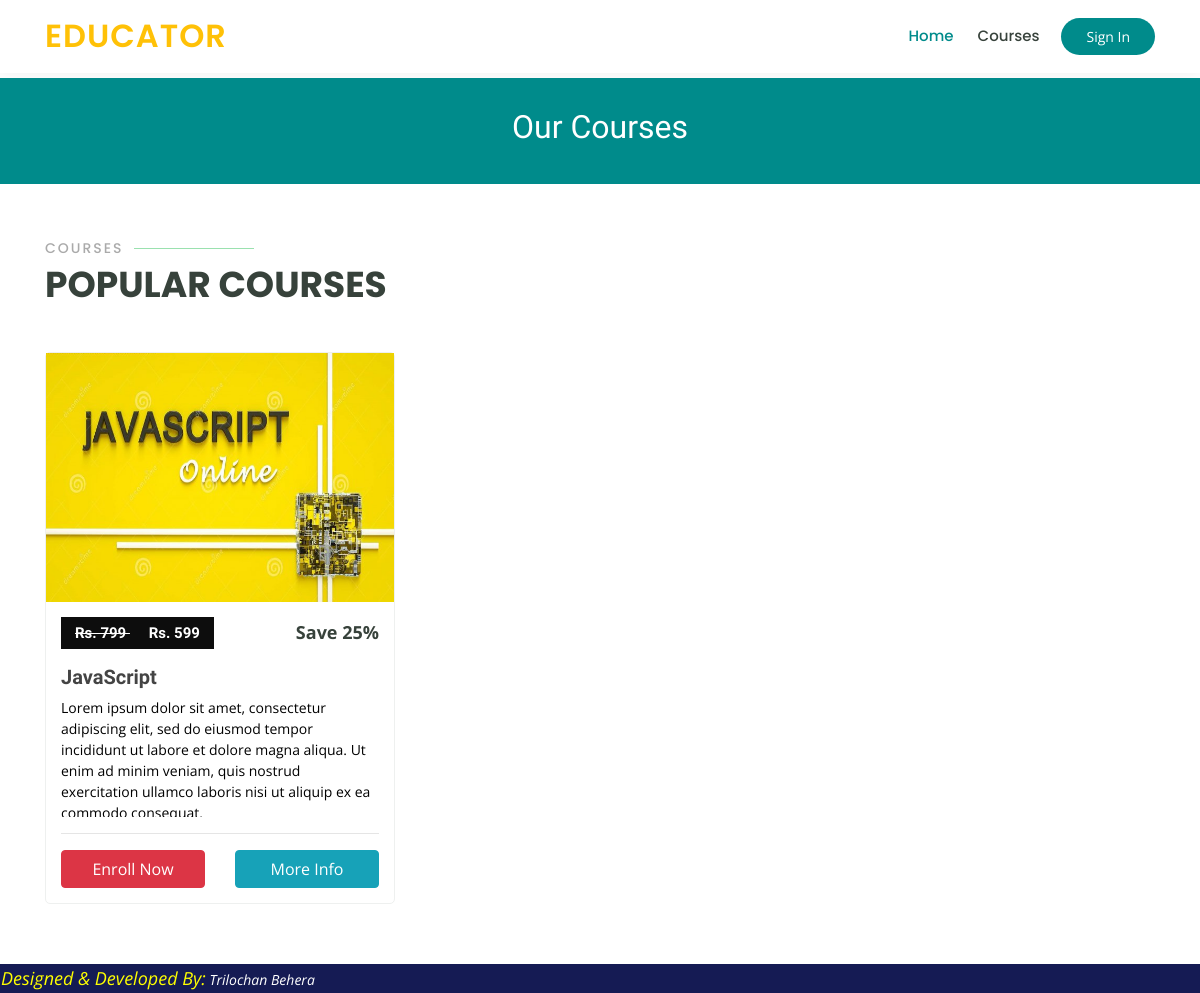
Page /courses/ on the committed database.
### Educator/models.py (models this page shows, shortened)
class Course(models.Model):
    course_name= models.CharField(max_length=100, null=False)
    slug= models.CharField(max_length=100, null=False, unique=True)
    course_image= models.ImageField(upload_to='Course_images')
    course_length=models.IntegerField(null=False)
    description= models.TextField(null=False)
    price= models.IntegerField(null=False)
    discount=models.IntegerField(null=False,default=0)
    resource=models.FileField(upload_to='resource')
    date=models.DateTimeField(auto_now_add=True)
    active=models.BooleanField(default=False)

### Educator/views.py (the view)
# urls.py: path('courses/',views.courses, name="courses"),
def courses(request):
    course= Course.objects.all()
    return render(request,'courses.html',{'course':course})

### Educator/templatetags/custom_tags.py (called while the page is built, shortened)
@register.simple_tag
def Price_After_discount(price,discount):
    if discount is None or discount is 0:
        return price
    else:
        sellprice=price
        sellprice=price-(price* discount * 0.01)
        return math.floor(sellprice)

@register.filter
def rupee(price):
    return f'Rs. {price}'

@register.simple_tag
def is_enrolled(request,course):
    user=None
    if request.user.is_authenticated is False:
        return False

### Educator/templates/courses.html (shortened to what this page needs)
{% load static %}
{% load custom_tags %}
<!DOCTYPE html>
<html lang="en">
<head>
  <link rel="stylesheet" href="https://cdnjs.cloudflare.com/ajax/libs/font-awesome/4.7.0/css/font-awesome.min.css">
  <link href=" {% static 'css/bootstrap.css' %} " rel="stylesheet">
  <link href=" {% static 'css/icofont/icofont.css' %}  " rel="stylesheet">
  <link href=" {% static 'css/style.css' %} " rel="stylesheet">
</head>
<body>
  <header id="header">
    <div class="container d-flex align-items-center">
      <h1 class="logo mr-auto"><a href="/">Educator</a></h1>
      {% if user.is_authenticated %}
      <nav class="nav-menu d-none d-lg-block">
        <ul>
          <li class="active"><a href="/">Home</a></li>
          <li><a href="#courses">Courses</a></li>
          <li><a href="/my_courses">My Courses</a></li>
        </ul>
      </nav>
     <span class="kanha ml-5"> Hello, {{user.username}} </span>  <a href="/logout" class="get-started-btn">Sign Out</a>
      {% else %}
      <nav class="nav-menu d-none d-lg-block">
        <ul>
          <li class="active"><a href="/">Home</a></li>
          <li><a href="#courses">Courses</a></li>
        </ul>
      </nav>
      <a href="/login" class="get-started-btn">Sign In</a>
      {% endif %}
    </div>
  </header>
  <main id="main">
    <div class="breadcrumbs" data-aos="fade-in">
      <div class="container">
        <h2>Our Courses</h2>
      </div>
    </div>
    <section id="courses" class="courses">
        <div class="container" data-aos="fade-up">
          <div class="section-title">
            <h2>Courses</h2>
            <p>Popular Courses</p>
          </div>
          <div class="row" data-aos="zoom-in" data-aos-delay="100">
            {% for courses in course %}
            <div class="col-lg-4 col-md-6 d-flex align-items-stretch">
              <div class="course-item">
                <img src="{{courses.course_image.url}}" class="img-fluid"  >
                <div class="course-content">
                  <div class="d-flex justify-content-between align-items-center mb-3">
                    <h4> <del> {{courses.price|rupee}} </del> &nbsp;&nbsp;&nbsp;&nbsp; {% Price_After_discount  courses.price courses.discount as value %}{{value |rupee}} </h4>
                    <p class="price">Save  {{courses.discount}}%</p>
                  </div>
                  <h3>{{courses.course_name}}</h3>
                  <p style="height:120px;overflow-y: scroll;">{{courses.description}}</p>
                  <hr>
                  {% is_enrolled request courses as enroll%}
                  <div class="row">
                    {% if enroll %}
                    <div class="col-6"><button class="btn btn-success"><font color="#fff">&nbsp;&nbsp;Enrolled <i class="fa fa-check-circle"></i>&nbsp;&nbsp; </font></button></div>
                    <div class="col-6"><a href="/course-details/{{courses.slug}}" class="btn btn-warning btn-block"> <font color='#fff'> Start Course</font></a></div>
                    {% else %}
                    <div class="col-6"><a href="/check-out/{{courses.slug}}" class="btn btn-danger btn-block"> <font color='#fff'> Enroll Now </font></a></div>
                    <div class="col-6"><a href="/course-details/{{courses.slug}}" class="btn btn-info btn-block"> <font color='#fff'> More Info </font></a></div>
                    {% endif %}
                  </div>
                </div>
              </div>
            </div>
            {% endfor %}
          </div>
        </div>
      </section>
    </main>
<footer id="footer">
    <table width="100%" height="20" >
      <tr bgcolor="151B54">
          <td><font color="yellow" size="4"><i><marquee behavior="alternate">Designed & Developed By:</font><font color="white"> Trilochan Behera</font></marquee></i></font></td>
      </tr>
    </table>
</footer>
</body>
</html>

### Educator/static/css/style.css (style rules this page uses)
body { font-family: "Open Sans", sans-serif; color: #444444; }
a { color: #fff; }
h1, h2, h3, h4, h5, h6 { font-family: "Raleway", sans-serif; }
#header { background: #fff; transition: all 0.5s; z-index: 997; padding: 15px 0; box-shadow: 0px 0 18px rgba(55, 66, 59, 0.08); }
#header .logo { font-size: 32px; margin: 0; padding: 0; line-height: 1; font-weight: 600; letter-spacing: 1px; text-transform: uppercase; font-family: "Poppins", sans-serif; }
#header .logo a { color: #ffc107; }
.nav-menu ul { margin: 0; padding: 0; list-style: none; }
.nav-menu > ul { display: flex; }
.nav-menu > ul > li { position: relative; white-space: nowrap; padding: 10px 0 10px 24px; }
.nav-menu a { display: block; position: relative; color: #37423b; transition: 0.3s; font-size: 15px; font-family: "Poppins", sans-serif; font-weight: 500; }
.nav-menu a:hover, .nav-menu .active > a, .nav-menu li:hover > a { color: darkcyan; }
.get-started-btn { margin-left: 22px; background: darkcyan; color: #fff; border-radius: 50px; padding: 8px 25px; white-space: nowrap; transition: 0.3s; font-size: 14px; display: inline-block; }
.mobile-nav { position: fixed; top: 55px; right: 15px; bottom: 15px; left: 15px; z-index: 9999; overflow-y: auto; background: #fff; transition: ease-in-out 0.2s; opacity: 0; visibility: hidden; border-radius: 10px; padding: 10px 0; }
.mobile-nav * { margin: 0; padding: 0; list-style: none; }
.mobile-nav a { display: block; position: relative; color: #37423b; padding: 10px 20px; font-weight: 500; outline: none; }
.mobile-nav a:hover, .mobile-nav .active > a, .mobile-nav li:hover > a { color: darkcyan; text-decoration: none; }
section { padding: 60px 0; overflow: hidden; }
.section-title { padding-bottom: 40px; }
.section-title h2 { font-size: 14px; font-weight: 500; padding: 0; line-height: 1px; margin: 0 0 5px 0; letter-spacing: 2px; text-transform: uppercase; color: #aaaaaa; font-family: "Poppins", sans-serif; }
.section-title h2::after { content: ""; width: 120px; height: 1px; display: inline-block; background: #9ae1af; margin: 4px 10px; }
.section-title p { margin: 0; margin: 0; font-size: 36px; font-weight: 700; text-transform: uppercase; font-family: "Poppins", sans-serif; color: #37423b; }
.breadcrumbs { margin-top: 5px; text-align: center; background: darkcyan; padding: 30px 0; color: #fff; }
.breadcrumbs h2 { font-size: 32px; font-weight: 500; }
.courses .course-item { border-radius: 5px; border: 1px solid #eef0ef; }
.courses .course-content { padding: 15px; }
.courses .course-content h3 { font-weight: 700; font-size: 20px; }
.courses .course-content p { font-size: 14px; color: #000; }
.courses .course-content h4 { font-size: 15px; background: #0d0d0d; padding: 7px 14px; color: #fff; margin: 0; min-width: 150px; text-align: center; font-weight: 700; }
.courses .course-content .price { margin: 0; font-weight: 700; font-size: 18px; color: #37423b; }
#footer { color: #37423b; font-size: 14px; background: #eef0ef; }

### rows in the picture
Course: course_image (picture), price "Rs. 799", value "Rs. 599", discount "25", course_name "JavaScript", description "Lorem ipsum dolor sit amet, consectetur adipiscing elit, sed do eiusmod tempor incididunt ut labore et dolore magna aliqua. Ut enim ad minim veniam, quis nostrud exercitation ullamco laboris nisi ut aliquip ex ea…"
